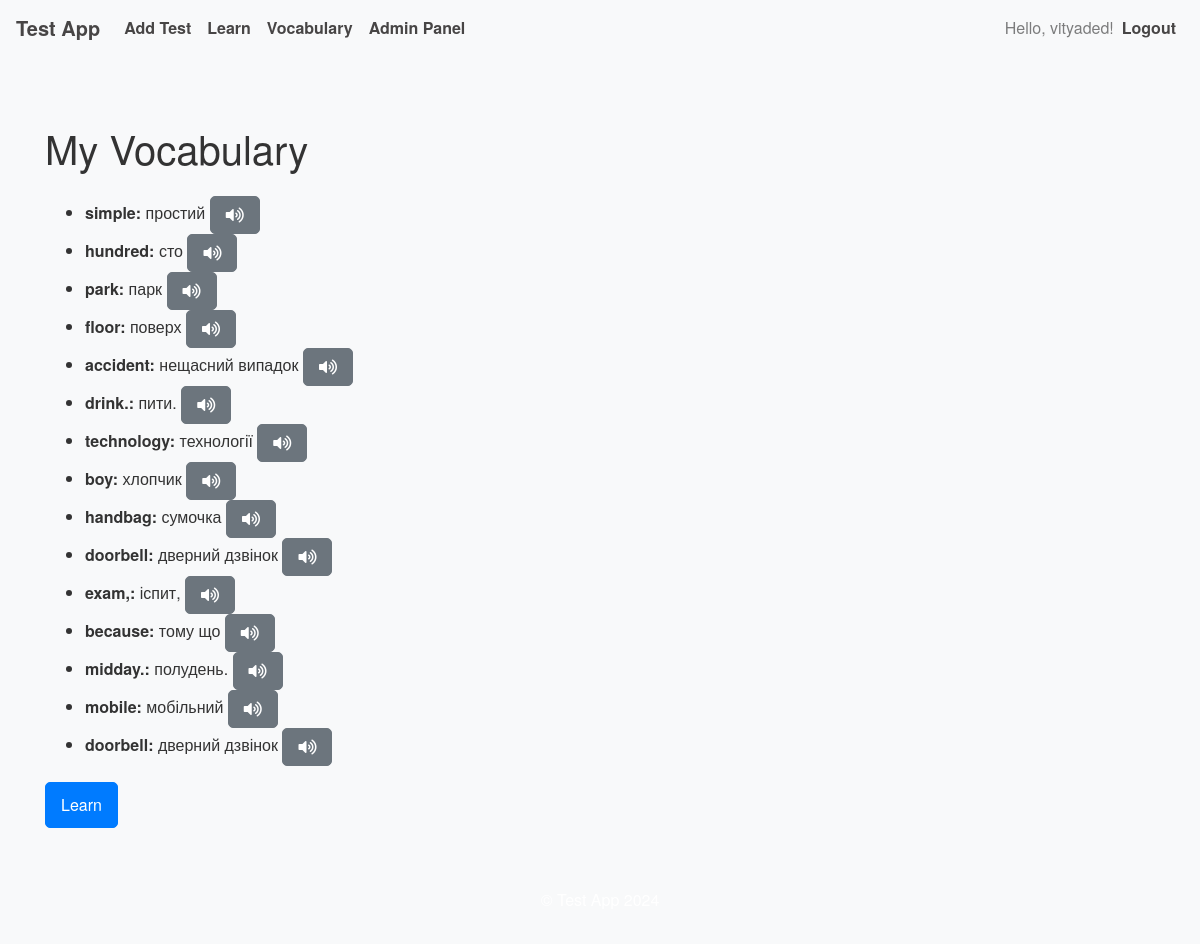
The page /my_vocabulary (signed in) on the database its author committed.
### app.py (models this page shows, shortened)
class User(UserMixin, db.Model):
    __tablename__ = 'user'  # Explicitly specify table name
    id = db.Column(db.Integer, primary_key=True)
    username = db.Column(db.String(150), nullable=False, unique=True)
    password = db.Column(db.String(200), nullable=False)
    is_admin = db.Column(db.Boolean, default=False)
    test_results = db.relationship('TestResult', backref='user', lazy=True)
    tests_created = db.relationship('Test', backref='creator', lazy=True)
    vocabulary = db.relationship('Vocabulary', backref='user', lazy=True)

class Vocabulary(db.Model):
    id = db.Column(db.Integer, primary_key=True)
    word = db.Column(db.String(150), nullable=False)
    translation = db.Column(db.String(150), nullable=False)
    pronunciation_url = db.Column(db.String(200), nullable=True)
    user_id = db.Column(db.Integer, db.ForeignKey('user.id'), nullable=False)
    next_review = db.Column(db.DateTime, nullable=False, default=datetime.utcnow)
    interval = db.Column(db.Float, nullable=False, default=0)  # Interval in days
    ease_factor = db.Column(db.Float, nullable=False, default=2.5)  # Default ease factor
    learning_stage = db.Column(db.Integer, nullable=False, default=0)  # 0: New, 1: First Step, 2: Second Step, 3: Learned

### app.py (the view)
@app.route('/my_vocabulary')
@login_required
def my_vocabulary():
    vocab_words = Vocabulary.query.filter_by(user_id=current_user.id).all()
    return render_template('vocabulary.html', vocab_words=vocab_words)

### app.py (called while the page is built)
@login_manager.user_loader
def load_user(user_id):
    return db.session.get(User, int(user_id))

@app.context_processor
def inject_csrf_token():
    return dict(csrf_token=generate_csrf())

### templates/vocabulary.html (shortened to what this page needs)
<link rel="stylesheet" href="https://cdnjs.cloudflare.com/ajax/libs/font-awesome/5.15.4/css/all.min.css">
{% extends "base.html" %}
{% block content %}
  <h1 class="my-4">My Vocabulary</h1>
  {% if vocab_words %}
    <ul>
      {% for vocab in vocab_words %}
        <li>
          <strong>{{ vocab.word }}:</strong> {{ vocab.translation }}
          <button class="btn btn-secondary" onclick="playPronunciation('{{ vocab.word }}')">
            <i class="fas fa-volume-up"></i>
          </button>
        </li>
      {% endfor %}
    </ul>
    <a href="{{ url_for('review') }}" class="btn btn-primary">Learn</a>
  {% else %}
    <p>No words in your vocabulary yet.</p>
  {% endif %}
{% endblock %}

### templates/base.html (shortened to what this page needs)
<!DOCTYPE html>
<html lang="en">
<head>
  <link rel="stylesheet" href="https://stackpath.bootstrapcdn.com/bootstrap/4.5.2/css/bootstrap.min.css">
  <link rel="stylesheet" href="{{ url_for('static', filename='styles.css') }}">
</head>
<body>
  <nav class="navbar navbar-expand-lg navbar-light bg-light">
    <a class="navbar-brand" href="{{ url_for('index') }}">Test App</a>
    <div class="collapse navbar-collapse" id="navbarNav">
      <ul class="navbar-nav mr-auto">
        {% if current_user.is_authenticated %}
          <li class="nav-item">
            <a class="nav-link" href="{{ url_for('add_test') }}">Add Test</a>
          </li>
          <li class="nav-item">
            <a class="nav-link" href="{{ url_for('learn_test', test_id=1) }}">Learn</a>
          </li>
          <li class="nav-item">
            <a class="nav-link" href="{{ url_for('my_vocabulary') }}">Vocabulary</a>
          </li>
          {% if current_user.is_admin %}
            <li class="nav-item">
              <a class="nav-link" href="{{ url_for('admin_panel') }}">Admin Panel</a>
            </li>
          {% endif %}
        {% endif %}
      </ul>
      <ul class="navbar-nav ml-auto">
        {% if current_user.is_authenticated %}
          <li class="nav-item">
            <span class="navbar-text">Hello, {{ current_user.username }}!</span>
          </li>
          <li class="nav-item">
            <a class="nav-link" href="{{ url_for('logout') }}">Logout</a>
          </li>
        {% endif %}
      </ul>
    </div>
  </nav>
  <div class="container mt-4">
    {% block content %}{% endblock %}
  </div>
  <footer class="bg-light text-center py-3 mt-4">
    <p>© Test App 2024</p>
  </footer>
</body>
</html>

### static/styles.css (style rules this page uses)
body { font-family: 'Helvetica Neue', Arial, sans-serif; background-color: #f8f9fa; color: #333; }
.navbar { background-color: #007bff; }
.navbar-brand, .nav-link { color: rgb(71, 69, 69) !important; font-weight: bold; }
.container { padding-top: 20px; padding-bottom: 20px; }
.btn { font-size: 1rem; padding: 10px 15px; border-radius: 5px; }
.btn-primary { background-color: #007bff; border-color: #007bff; }
footer { background-color: #007bff; color: white; padding: 20px 0; text-align: center; }

### rows shown on the page
User: username "vityaded"
Vocabulary: word "simple", translation "простий"
Vocabulary: word "hundred", translation "сто"
Vocabulary: word "park", translation "парк"
Vocabulary: word "floor", translation "поверх"
Vocabulary: word "accident", translation "нещасний випадок"
Vocabulary: word "drink.", translation "пити."
Vocabulary: word "technology", translation "технології"
Vocabulary: word "boy", translation "хлопчик"
Vocabulary: word "handbag", translation "сумочка"
Vocabulary: word "doorbell", translation "дверний дзвінок"
Vocabulary: word "exam,", translation "іспит,"
Vocabulary: word "because", translation "тому що"
Vocabulary: word "midday.", translation "полудень."
Vocabulary: word "mobile", translation "мобільний"
Vocabulary: word "doorbell", translation "дверний дзвінок"
